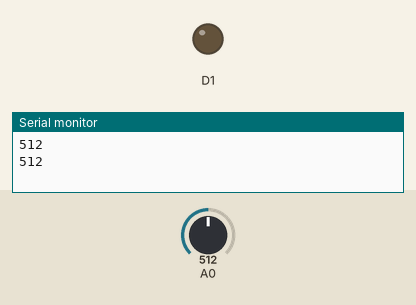
Bench run of a sketch on a simulated ESP8266 (NodeMCU). Parts: output pins drawn as LEDs (lit = HIGH), the last lines printed to the serial monitor. The inputs (shaded band) are chosen by the test bench; at power-on: A0 = 512.

Above: at 1.2 s.
1.3 s: A0 set to 685
3.2 s: A0 set to 717
At 4.3 s:
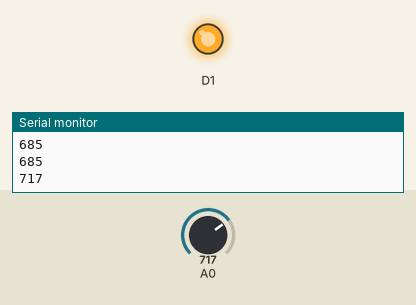
5.5 s: A0 set to 690
At 7.0 s:
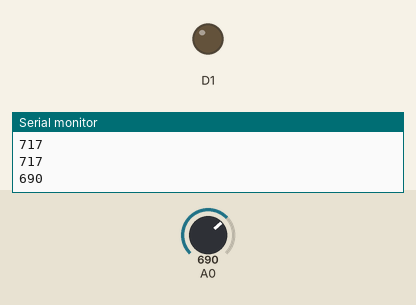
7.5 s: A0 set to 710
At 8.6 s:
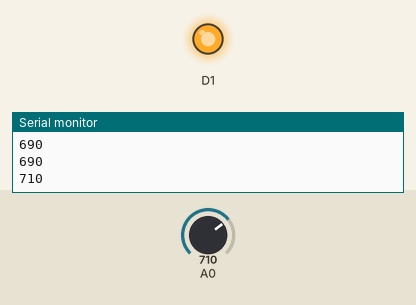
Timing chart, 0 to 10.5 s (numbered marks = the images above; inputs shaded):
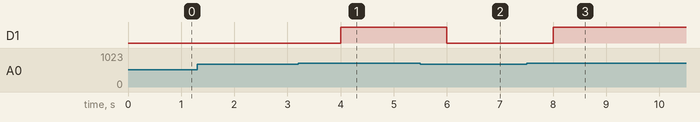

The sketch:

mq2.ino
```cpp
void setup() {
  Serial.begin(115200);
  pinMode(D1, OUTPUT);

}

void loop() {
  // put your main code here, to run repeatedly:
  Serial.println(analogRead(A0));
  if(analogRead(A0) > 700){
      digitalWrite(D1, HIGH);
    }
  else{
      digitalWrite(D1, LOW);
    }
  delay(1000);
}
```

Measured:
- the behaviour switches between 700 and 701 on A0 (found by bisection; images 0 and 1)
- after the input at 3.2 s, D1: LOW → HIGH after 0.80 s
- after the input at 5.5 s, D1: HIGH → LOW after 0.50 s
- after the input at 7.5 s, D1: LOW → HIGH after 0.50 s
